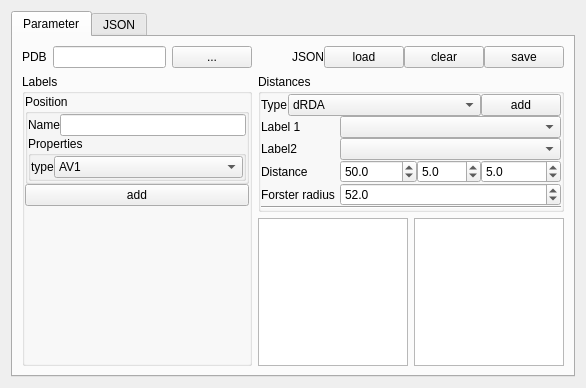
<?xml version="1.0" encoding="UTF-8"?>
<ui version="4.0">
 <class>Form</class>
 <widget class="QWidget" name="Form">
  <property name="geometry">
   <rect>
    <x>0</x>
    <y>0</y>
    <width>586</width>
    <height>388</height>
   </rect>
  </property>
  <property name="windowTitle">
   <string>PDB2LabelingFile</string>
  </property>
  <property name="windowIcon">
   <iconset resource="../ui/rescource.qrc">
    <normaloff>:/icons/icons/pdb2label.ico</normaloff>:/icons/icons/pdb2label.ico</iconset>
  </property>
  <layout class="QVBoxLayout" name="verticalLayout_2">
   <item>
    <widget class="QTabWidget" name="tabWidget">
     <property name="currentIndex">
      <number>0</number>
     </property>
     <widget class="QWidget" name="tab">
      <attribute name="title">
       <string>Parameter</string>
      </attribute>
      <layout class="QGridLayout" name="gridLayout_4">
       <item row="0" column="0">
        <layout class="QHBoxLayout" name="horizontalLayout_2">
         <item>
          <widget class="QLabel" name="label">
           <property name="sizePolicy">
            <sizepolicy hsizetype="Fixed" vsizetype="Preferred">
             <horstretch>0</horstretch>
             <verstretch>0</verstretch>
            </sizepolicy>
           </property>
           <property name="text">
            <string>PDB</string>
           </property>
          </widget>
         </item>
         <item>
          <widget class="QLineEdit" name="lineEdit">
           <property name="readOnly">
            <bool>true</bool>
           </property>
          </widget>
         </item>
         <item>
          <widget class="QPushButton" name="toolButton_4">
           <property name="text">
            <string>...</string>
           </property>
          </widget>
         </item>
        </layout>
       </item>
       <item row="0" column="1" colspan="2">
        <layout class="QHBoxLayout" name="horizontalLayout_3">
         <property name="spacing">
          <number>0</number>
         </property>
         <item>
          <spacer name="horizontalSpacer">
           <property name="orientation">
            <enum>Qt::Horizontal</enum>
           </property>
           <property name="sizeHint" stdset="0">
            <size>
             <width>40</width>
             <height>20</height>
            </size>
           </property>
          </spacer>
         </item>
         <item>
          <widget class="QLabel" name="label_10">
           <property name="sizePolicy">
            <sizepolicy hsizetype="Fixed" vsizetype="Preferred">
             <horstretch>0</horstretch>
             <verstretch>0</verstretch>
            </sizepolicy>
           </property>
           <property name="text">
            <string>JSON</string>
           </property>
          </widget>
         </item>
         <item>
          <widget class="QPushButton" name="toolButton_2">
           <property name="text">
            <string>load</string>
           </property>
          </widget>
         </item>
         <item>
          <widget class="QPushButton" name="toolButton_3">
           <property name="text">
            <string>clear</string>
           </property>
          </widget>
         </item>
         <item>
          <widget class="QPushButton" name="toolButton">
           <property name="text">
            <string>save</string>
           </property>
          </widget>
         </item>
        </layout>
       </item>
       <item row="1" column="0" rowspan="2">
        <widget class="QGroupBox" name="groupBox_2">
         <property name="sizePolicy">
          <sizepolicy hsizetype="Preferred" vsizetype="Minimum">
           <horstretch>0</horstretch>
           <verstretch>0</verstretch>
          </sizepolicy>
         </property>
         <property name="title">
          <string>Labels</string>
         </property>
         <layout class="QGridLayout" name="gridLayout">
          <property name="margin">
           <number>0</number>
          </property>
          <property name="spacing">
           <number>0</number>
          </property>
          <item row="1" column="0">
           <widget class="QPushButton" name="pushButton_2">
            <property name="sizePolicy">
             <sizepolicy hsizetype="Minimum" vsizetype="Fixed">
              <horstretch>0</horstretch>
              <verstretch>0</verstretch>
             </sizepolicy>
            </property>
            <property name="maximumSize">
             <size>
              <width>16777215</width>
              <height>16777215</height>
             </size>
            </property>
            <property name="text">
             <string>add</string>
            </property>
           </widget>
          </item>
          <item row="0" column="0">
           <widget class="QGroupBox" name="groupBox">
            <property name="sizePolicy">
             <sizepolicy hsizetype="Expanding" vsizetype="Preferred">
              <horstretch>0</horstretch>
              <verstretch>0</verstretch>
             </sizepolicy>
            </property>
            <property name="title">
             <string>Position</string>
            </property>
            <layout class="QGridLayout" name="gridLayout_5">
             <property name="margin">
              <number>0</number>
             </property>
             <property name="spacing">
              <number>0</number>
             </property>
             <item row="1" column="0">
              <widget class="QLabel" name="label_7">
               <property name="text">
                <string>Name</string>
               </property>
              </widget>
             </item>
             <item row="3" column="0" colspan="3">
              <layout class="QVBoxLayout" name="verticalLayout_3">
               <property name="spacing">
                <number>0</number>
               </property>
              </layout>
             </item>
             <item row="1" column="1">
              <widget class="QLineEdit" name="lineEdit_2"/>
             </item>
             <item row="4" column="0" colspan="2">
              <widget class="QGroupBox" name="groupBox_3">
               <property name="sizePolicy">
                <sizepolicy hsizetype="Expanding" vsizetype="Preferred">
                 <horstretch>0</horstretch>
                 <verstretch>0</verstretch>
                </sizepolicy>
               </property>
               <property name="title">
                <string>Properties</string>
               </property>
               <layout class="QGridLayout" name="gridLayout_2">
                <property name="margin">
                 <number>0</number>
                </property>
                <property name="spacing">
                 <number>0</number>
                </property>
                <item row="0" column="0">
                 <widget class="QLabel" name="label_2">
                  <property name="text">
                   <string>type</string>
                  </property>
                 </widget>
                </item>
                <item row="0" column="1">
                 <widget class="QComboBox" name="comboBox">
                  <property name="sizePolicy">
                   <sizepolicy hsizetype="Expanding" vsizetype="Fixed">
                    <horstretch>0</horstretch>
                    <verstretch>0</verstretch>
                   </sizepolicy>
                  </property>
                  <item>
                   <property name="text">
                    <string>AV1</string>
                   </property>
                  </item>
                  <item>
                   <property name="text">
                    <string>AV0</string>
                   </property>
                  </item>
                  <item>
                   <property name="text">
                    <string>AV3</string>
                   </property>
                  </item>
                 </widget>
                </item>
                <item row="1" column="0" colspan="3">
                 <layout class="QVBoxLayout" name="verticalLayout_4"/>
                </item>
               </layout>
              </widget>
             </item>
            </layout>
           </widget>
          </item>
          <item row="2" column="0">
           <spacer name="verticalSpacer">
            <property name="orientation">
             <enum>Qt::Vertical</enum>
            </property>
            <property name="sizeHint" stdset="0">
             <size>
              <width>20</width>
              <height>40</height>
             </size>
            </property>
           </spacer>
          </item>
         </layout>
        </widget>
       </item>
       <item row="1" column="1" colspan="2">
        <widget class="QGroupBox" name="groupBox_4">
         <property name="title">
          <string>Distances</string>
         </property>
         <layout class="QGridLayout" name="gridLayout_3">
          <property name="margin">
           <number>0</number>
          </property>
          <property name="spacing">
           <number>0</number>
          </property>
          <item row="1" column="0">
           <widget class="QLabel" name="label_3">
            <property name="text">
             <string>Label 1</string>
            </property>
           </widget>
          </item>
          <item row="3" column="0" colspan="2">
           <widget class="QLabel" name="label_8">
            <property name="sizePolicy">
             <sizepolicy hsizetype="Fixed" vsizetype="Preferred">
              <horstretch>0</horstretch>
              <verstretch>0</verstretch>
             </sizepolicy>
            </property>
            <property name="text">
             <string>Distance </string>
            </property>
           </widget>
          </item>
          <item row="7" column="0" colspan="6">
           <widget class="Line" name="line">
            <property name="orientation">
             <enum>Qt::Horizontal</enum>
            </property>
           </widget>
          </item>
          <item row="3" column="5">
           <widget class="QDoubleSpinBox" name="doubleSpinBox_3">
            <property name="decimals">
             <number>1</number>
            </property>
            <property name="maximum">
             <double>99999.000000000000000</double>
            </property>
            <property name="value">
             <double>5.000000000000000</double>
            </property>
           </widget>
          </item>
          <item row="2" column="0">
           <widget class="QLabel" name="label_5">
            <property name="text">
             <string>Label2</string>
            </property>
           </widget>
          </item>
          <item row="1" column="2" colspan="4">
           <widget class="QComboBox" name="comboBox_2">
            <property name="sizePolicy">
             <sizepolicy hsizetype="MinimumExpanding" vsizetype="Fixed">
              <horstretch>0</horstretch>
              <verstretch>0</verstretch>
             </sizepolicy>
            </property>
           </widget>
          </item>
          <item row="2" column="2" colspan="4">
           <widget class="QComboBox" name="comboBox_4">
            <property name="sizePolicy">
             <sizepolicy hsizetype="Expanding" vsizetype="Fixed">
              <horstretch>0</horstretch>
              <verstretch>0</verstretch>
             </sizepolicy>
            </property>
           </widget>
          </item>
          <item row="0" column="0" colspan="5">
           <layout class="QHBoxLayout" name="horizontalLayout">
            <property name="spacing">
             <number>0</number>
            </property>
            <item>
             <widget class="QLabel" name="label_4">
              <property name="text">
               <string>Type</string>
              </property>
             </widget>
            </item>
            <item>
             <widget class="QComboBox" name="comboBox_3">
              <property name="sizePolicy">
               <sizepolicy hsizetype="MinimumExpanding" vsizetype="Fixed">
                <horstretch>0</horstretch>
                <verstretch>0</verstretch>
               </sizepolicy>
              </property>
              <item>
               <property name="text">
                <string>dRDA</string>
               </property>
              </item>
              <item>
               <property name="text">
                <string>dRDAE</string>
               </property>
              </item>
              <item>
               <property name="text">
                <string>dRMP</string>
               </property>
              </item>
             </widget>
            </item>
           </layout>
          </item>
          <item row="3" column="4">
           <widget class="QDoubleSpinBox" name="doubleSpinBox_2">
            <property name="decimals">
             <number>1</number>
            </property>
            <property name="maximum">
             <double>9999.000000000000000</double>
            </property>
            <property name="value">
             <double>5.000000000000000</double>
            </property>
           </widget>
          </item>
          <item row="4" column="2" colspan="4">
           <widget class="QDoubleSpinBox" name="doubleSpinBox_4">
            <property name="decimals">
             <number>1</number>
            </property>
            <property name="maximum">
             <double>999.000000000000000</double>
            </property>
            <property name="singleStep">
             <double>0.500000000000000</double>
            </property>
            <property name="value">
             <double>52.000000000000000</double>
            </property>
           </widget>
          </item>
          <item row="4" column="0" colspan="2">
           <widget class="QLabel" name="label_9">
            <property name="text">
             <string>Forster radius</string>
            </property>
           </widget>
          </item>
          <item row="3" column="2" colspan="2">
           <widget class="QDoubleSpinBox" name="doubleSpinBox">
            <property name="decimals">
             <number>1</number>
            </property>
            <property name="maximum">
             <double>999.000000000000000</double>
            </property>
            <property name="value">
             <double>50.000000000000000</double>
            </property>
           </widget>
          </item>
          <item row="0" column="5">
           <widget class="QPushButton" name="pushButton_3">
            <property name="sizePolicy">
             <sizepolicy hsizetype="Minimum" vsizetype="Fixed">
              <horstretch>0</horstretch>
              <verstretch>0</verstretch>
             </sizepolicy>
            </property>
            <property name="text">
             <string>add</string>
            </property>
           </widget>
          </item>
         </layout>
        </widget>
       </item>
       <item row="2" column="1">
        <widget class="QListWidget" name="listWidget">
         <property name="sizePolicy">
          <sizepolicy hsizetype="MinimumExpanding" vsizetype="Expanding">
           <horstretch>0</horstretch>
           <verstretch>0</verstretch>
          </sizepolicy>
         </property>
         <property name="maximumSize">
          <size>
           <width>150</width>
           <height>16777215</height>
          </size>
         </property>
        </widget>
       </item>
       <item row="2" column="2">
        <widget class="QListWidget" name="listWidget_2">
         <property name="sizePolicy">
          <sizepolicy hsizetype="MinimumExpanding" vsizetype="Expanding">
           <horstretch>0</horstretch>
           <verstretch>0</verstretch>
          </sizepolicy>
         </property>
         <property name="minimumSize">
          <size>
           <width>150</width>
           <height>0</height>
          </size>
         </property>
         <property name="maximumSize">
          <size>
           <width>150</width>
           <height>16777215</height>
          </size>
         </property>
        </widget>
       </item>
      </layout>
      <zorder>groupBox_2</zorder>
      <zorder>horizontalLayoutWidget</zorder>
      <zorder>groupBox_4</zorder>
      <zorder>listWidget_2</zorder>
      <zorder>listWidget</zorder>
      <zorder>label_7</zorder>
     </widget>
     <widget class="QWidget" name="tab_2">
      <attribute name="title">
       <string>JSON</string>
      </attribute>
      <layout class="QVBoxLayout" name="verticalLayout">
       <item>
        <widget class="QPushButton" name="toolButton_5">
         <property name="text">
          <string>update</string>
         </property>
        </widget>
       </item>
       <item>
        <widget class="QTextEdit" name="textEdit_2">
         <property name="verticalScrollBarPolicy">
          <enum>Qt::ScrollBarAlwaysOn</enum>
         </property>
         <property name="readOnly">
          <bool>false</bool>
         </property>
        </widget>
       </item>
      </layout>
     </widget>
    </widget>
   </item>
  </layout>
  <action name="actionClear">
   <property name="icon">
    <iconset resource="../ui/rescource.qrc">
     <normaloff>:/icons/icons/Edit-delete-2.svg</normaloff>:/icons/icons/Edit-delete-2.svg</iconset>
   </property>
   <property name="text">
    <string>clear</string>
   </property>
  </action>
  <action name="actionLoad">
   <property name="icon">
    <iconset resource="../ui/rescource.qrc">
     <normaloff>:/icons/icons/document-open.svg</normaloff>:/icons/icons/document-open.svg</iconset>
   </property>
   <property name="text">
    <string>Load</string>
   </property>
  </action>
  <action name="actionSave">
   <property name="icon">
    <iconset resource="../ui/rescource.qrc">
     <normaloff>:/icons/icons/Document-save.svg</normaloff>:/icons/icons/Document-save.svg</iconset>
   </property>
   <property name="text">
    <string>Save</string>
   </property>
  </action>
  <action name="actionReadTextEdit">
   <property name="text">
    <string>ReadTextEdit</string>
   </property>
  </action>
 </widget>
 <resources>
  <include location="../ui/rescource.qrc"/>
 </resources>
 <connections>
  <connection>
   <sender>toolButton_2</sender>
   <signal>clicked()</signal>
   <receiver>actionLoad</receiver>
   <slot>trigger()</slot>
   <hints>
    <hint type="sourcelabel">
     <x>512</x>
     <y>52</y>
    </hint>
    <hint type="destinationlabel">
     <x>-1</x>
     <y>-1</y>
    </hint>
   </hints>
  </connection>
  <connection>
   <sender>toolButton_3</sender>
   <signal>clicked()</signal>
   <receiver>actionClear</receiver>
   <slot>trigger()</slot>
   <hints>
    <hint type="sourcelabel">
     <x>546</x>
     <y>52</y>
    </hint>
    <hint type="destinationlabel">
     <x>-1</x>
     <y>-1</y>
    </hint>
   </hints>
  </connection>
  <connection>
   <sender>toolButton</sender>
   <signal>clicked()</signal>
   <receiver>actionSave</receiver>
   <slot>trigger()</slot>
   <hints>
    <hint type="sourcelabel">
     <x>582</x>
     <y>52</y>
    </hint>
    <hint type="destinationlabel">
     <x>311</x>
     <y>177</y>
    </hint>
   </hints>
  </connection>
  <connection>
   <sender>toolButton_5</sender>
   <signal>clicked()</signal>
   <receiver>actionReadTextEdit</receiver>
   <slot>trigger()</slot>
   <hints>
    <hint type="sourcelabel">
     <x>200</x>
     <y>92</y>
    </hint>
    <hint type="destinationlabel">
     <x>88</x>
     <y>235</y>
    </hint>
   </hints>
  </connection>
 </connections>
</ui>
